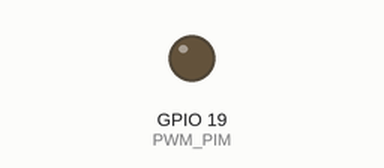
Simulated run of this program. Board: Raspberry Pi (BCM pin numbers). On the bench: output pins drawn as LEDs (lit = HIGH).

Above: at 0.05 s.
At 2.3 s:
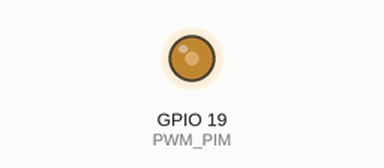
At 4.55 s:
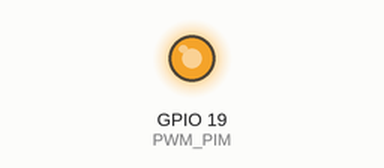
At 9.1 s:
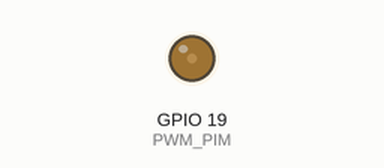
Timing chart, 0 to 13.0 s (numbered marks = the images above):
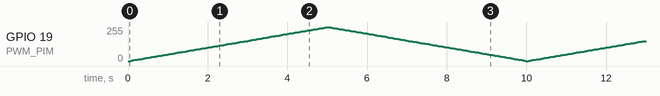

The program:

pwm_test.py
```python
import RPi.GPIO as GPIO
from time import sleep
PWM_PIM = 19
GPIO.setmode(GPIO.BCM)
GPIO.setup(PWM_PIM, GPIO.OUT)
p = GPIO.PWM(PWM_PIM, 25000)

p.start(50)

while True:
    for x in range(100):
        p.ChangeDutyCycle(x)
        sleep(0.05)
    for x in range(100):
        p.ChangeDutyCycle(100 - x)
        sleep(0.05)
```
